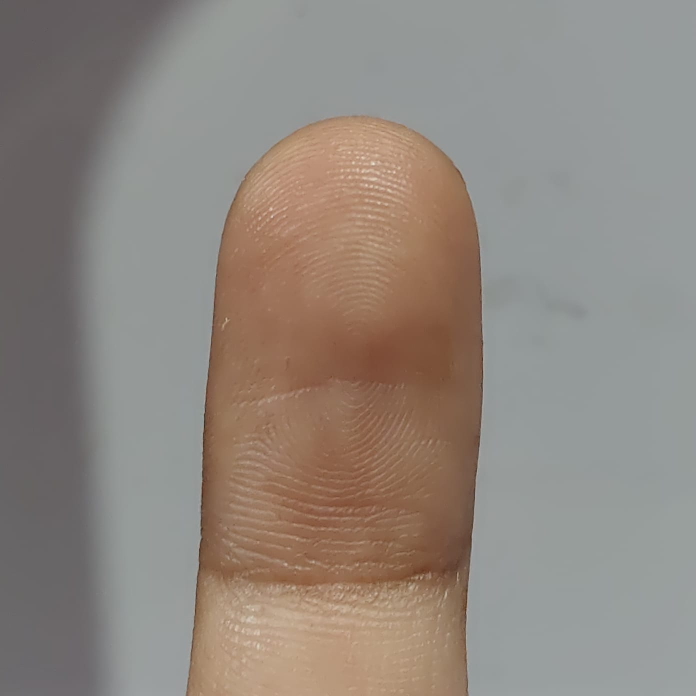
#> input picture test_dataset/good/good_01.jpeg, 1392 x 1392 px (shown at 1/2 size)
$ python test.py   (older library calls are emulated)
#> lines starting #> are read from the running program, lines starting #| are printed output that depends on the picture; after the words box and inside, x2 and y2 are one past the last pixel; in counts of white or black regions, pixels touching at a corner belong together
### quality_assessment.py
"""
quality_assessment.py

Core image quality assessment module for
Contactless Fingerprint Authentication.

Author: Mohammed Shoaib
"""
import cv2
import numpy as np

# ==========================================================
# Default Threshold Configuration
# ==========================================================

DEFAULT_THRESHOLDS = {

    "blur": 5.0,

    "brightness_min": 50,

    "brightness_max": 210,

    "glare": 0.05,

    "roi": 0.15,

    "ridge": 15.0

}


def load_image(image_path: str):
    """
    Loads an image from disk.

    Args:
        image_path (str): Path to image.

    Returns:
        numpy.ndarray
    """
#> called with image_path = 'test_dataset/good/good_01.jpeg'

    image = cv2.imread(image_path)
#> image is the input picture: shape (1392, 1392, 3); mean B, G, R 126.9, 134.6, 143.8

    if image is None:
        raise ValueError(f"Could not read image: {image_path}")

    return image


def check_blur(image: np.ndarray, threshold: float = 10.0) -> dict:
    """
    Detects whether an image is blurry using the
    Variance of Laplacian method.

    Parameters
    ----------
    image : numpy.ndarray
        Input BGR image.

    threshold : float
        Blur threshold.

    Returns
    -------
    dict
        Dictionary containing blur score and status.
    """

    # Convert image to grayscale
    gray = cv2.cvtColor(image, cv2.COLOR_BGR2GRAY)

    # Compute Laplacian
    laplacian = cv2.Laplacian(gray, cv2.CV_64F)

    # Variance of Laplacian
    blur_score = laplacian.var()

    return {
    "blur_score": round(float(blur_score), 2),
    "is_blurry": bool(blur_score < threshold)
}

def check_brightness(
    image: np.ndarray,
    min_threshold: float = 50,
    max_threshold: float = 210
) -> dict:
    """
    Measure image brightness using mean grayscale intensity.

    Parameters
    ----------
    image : numpy.ndarray
        Input BGR image.

    min_threshold : float
        Minimum acceptable brightness.

    max_threshold : float
        Maximum acceptable brightness.

    Returns
    -------
    dict
    """

    # Convert image to grayscale
    gray = cv2.cvtColor(image, cv2.COLOR_BGR2GRAY)

    # Compute average brightness
    brightness = float(np.mean(gray))

    return {

        "brightness": round(brightness, 2),

        "too_dark": bool(brightness < min_threshold),

        "too_bright": bool(brightness > max_threshold)

    }


def check_glare(
    image: np.ndarray,
    max_glare_ratio: float = 0.05
) -> dict:
    """
    Detect glare using overexposed pixel ratio.

    Parameters
    ----------
    image : numpy.ndarray
        Input BGR image.

    max_glare_ratio : float
        Maximum acceptable glare ratio.

    Returns
    -------
    dict
    """

    # Convert image to grayscale
    gray = cv2.cvtColor(image, cv2.COLOR_BGR2GRAY)

    # Count pixels brighter than 240
    glare_pixels = np.sum(gray > 240)

    # Total pixels
    total_pixels = gray.size

    # Compute glare ratio
    glare_ratio = glare_pixels / total_pixels

    return {

        "glare_ratio": round(float(glare_ratio), 4),

        "has_glare": bool(glare_ratio > max_glare_ratio)

    }

def check_roi_completeness(
    image: np.ndarray,
    min_roi_ratio: float = 0.15
) -> dict:

    gray = cv2.cvtColor(image, cv2.COLOR_BGR2GRAY)

    blur = cv2.GaussianBlur(gray, (5,5), 0)

    _, thresh = cv2.threshold(
        blur,
        0,
        255,
        cv2.THRESH_BINARY + cv2.THRESH_OTSU
    )

    kernel = np.ones((5,5), np.uint8)

    clean = cv2.morphologyEx(
        thresh,
        cv2.MORPH_OPEN,
        kernel
    )

    contours, _ = cv2.findContours(
        clean,
        cv2.RETR_EXTERNAL,
        cv2.CHAIN_APPROX_SIMPLE
    )

    if len(contours) == 0:

        return {

            "roi_ratio":0.0,

            "roi_complete":False

        }

    largest = max(contours, key=cv2.contourArea)

    area = cv2.contourArea(largest)

    total = image.shape[0] * image.shape[1]

    roi_ratio = area / total

    return {

        "roi_ratio": round(float(roi_ratio),4),

        "roi_complete": bool(roi_ratio >= min_roi_ratio)

    }


def check_ridge_clarity(
    image: np.ndarray,
    threshold: float = 15.0
) -> dict:
    """
    Estimate ridge clarity using a Gabor filter.

    Parameters
    ----------
    image : numpy.ndarray
        Input BGR image.

    threshold : float
        Minimum acceptable ridge score.

    Returns
    -------
    dict
    """

    # Convert to grayscale
    gray = cv2.cvtColor(image, cv2.COLOR_BGR2GRAY)

    # Create Gabor kernel
    kernel = cv2.getGaborKernel(
        (21, 21),      # kernel size
        5.0,           # sigma
        np.pi / 4,     # theta
        10.0,          # lambda
        0.5,           # gamma
        0              # psi
    )

    # Apply filter
    filtered = cv2.filter2D(
        gray,
        cv2.CV_64F,
        kernel
    )

    # Response variance
    ridge_score = np.var(filtered) / 100.0

    return {

        "ridge_score": round(float(ridge_score), 2),

        "ridges_clear": bool(ridge_score >= threshold)

    }

def normalize_scores(
    blur,
    brightness,
    glare,
    roi,
    ridge
):

    n_blur = min(1.0, blur["blur_score"] / 50.0)

    n_brightness = max(
        0.0,
        1.0 - abs(brightness["brightness"] - 128.0) / 128.0
    )

    n_glare = max(
        0.0,
        1.0 - glare["glare_ratio"] / 0.05
    )

    n_roi = min(
        1.0,
        roi["roi_ratio"] / 0.35
    )

    n_ridge = min(
        1.0,
        ridge["ridge_score"] / 100.0
    )

    return {

        "blur": n_blur,

        "brightness": n_brightness,

        "glare": n_glare,

        "roi": n_roi,

        "ridge": n_ridge

    }

def calculate_composite_score(scores):

    composite = (

        0.25 * scores["blur"] +

        0.15 * scores["brightness"] +

        0.15 * scores["glare"] +

        0.20 * scores["roi"] +

        0.25 * scores["ridge"]

    )

    return round(composite * 100,1)

def quality_gate(image_or_path):

    # Accept either image path or numpy array
    if isinstance(image_or_path, str):
        image = load_image(image_or_path)
    else:
        image = image_or_path

    # Validate image
    if image is None:
        raise ValueError("Invalid image supplied.")

    blur = check_blur(
        image,
        DEFAULT_THRESHOLDS["blur"]
    )
#> in check_blur, `gray = cv2.cvtColor(image, cv2.COLOR_BGR2GRAY)`:
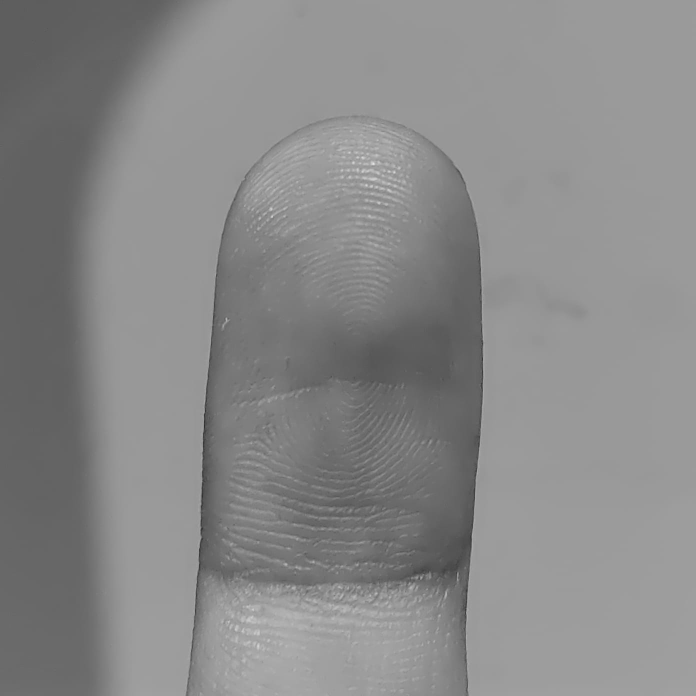
#> gray: shape (1392, 1392) (shown at 1/2 size); min 40, max 232, mean 136.5
#> in check_blur, `laplacian = cv2.Laplacian(gray, cv2.CV_64F)`:
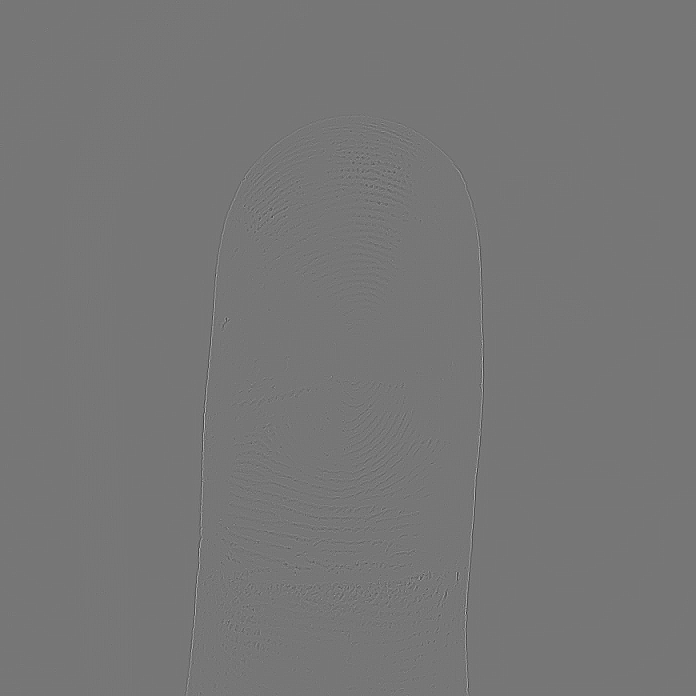
#> laplacian: shape (1392, 1392) float64 (shown at 1/2 size); min -88, max 101, mean 0; drawn with min black and max white
#> in check_blur, `blur_score = laplacian.var()`: blur_score = 9
#> blur = {'blur_score': 9, 'is_blurry': False}

    brightness = check_brightness(
        image,
        DEFAULT_THRESHOLDS["brightness_min"],
        DEFAULT_THRESHOLDS["brightness_max"]
    )
#> in check_brightness, `brightness = float(np.mean(gray))`: brightness = 136.5
#> brightness = {'brightness': 136.5, 'too_dark': False, 'too_bright': False}

    glare = check_glare(
        image,
        DEFAULT_THRESHOLDS["glare"]
    )
#> in check_glare, `glare_pixels = np.sum(gray > 240)`: glare_pixels = 0
#> glare = {'glare_ratio': 0, 'has_glare': False}

    roi = check_roi_completeness(
        image,
        DEFAULT_THRESHOLDS["roi"]
    )
#> in check_roi_completeness, `_, thresh = cv2.threshold( blur, 0, 255, cv2.THRESH_BINARY + cv2.THRES..`:
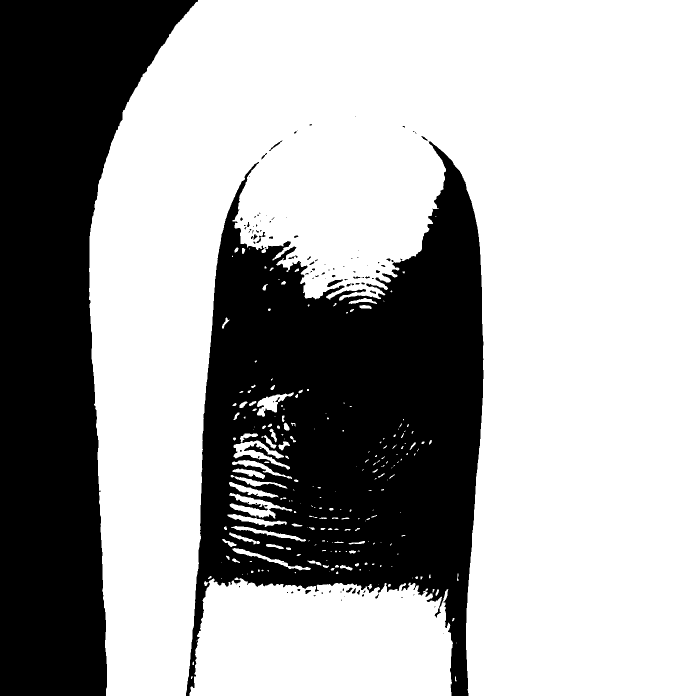
#> thresh: shape (1392, 1392) (shown at 1/2 size); 65.8% white; 106 black regions (74 under 20 px), largest, box (x1, y1, x2, y2) and area: (372, 283, 967, 1392) 359387, (0, 0, 396, 1392) 301858, (654, 559, 686, 574) 204
#> in check_roi_completeness, `clean = cv2.morphologyEx( thresh, cv2.MORPH_OPEN, kernel )`:
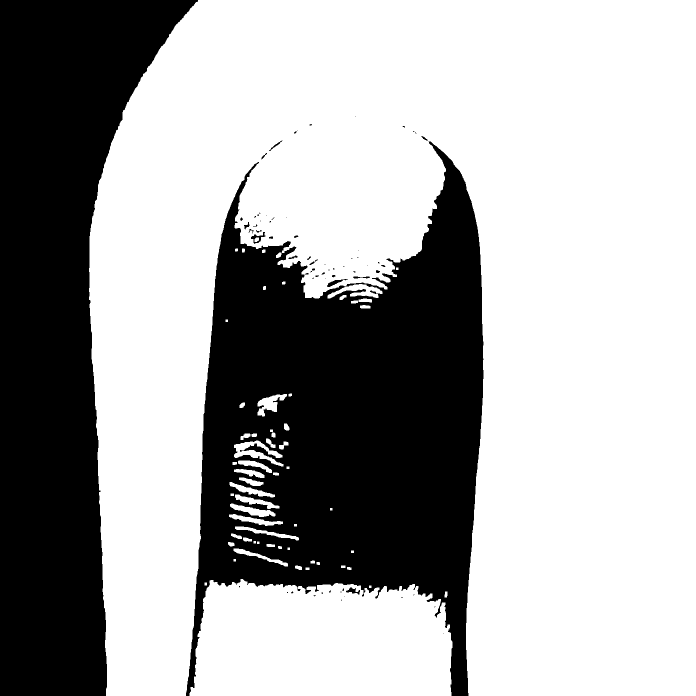
#> clean: shape (1392, 1392) (shown at 1/2 size); 65.4% white; 69 black regions (47 under 20 px)
#> in check_roi_completeness, `contours, _ = cv2.findContours( clean, cv2.RETR_EXTERNAL, cv2.CHAIN_AP..`: contours = 60 contours, 8 with area under 20; largest, box (x1, y1, x2, y2) and area: (178, 0, 1392, 1392) 1142310, (379, 1158, 905, 1392) 107900, (468, 881, 567, 933) 1688, (655, 568, 765, 597) 1282, (515, 788, 574, 833) 1120
#> in check_roi_completeness, `largest = max(contours, key=cv2.contourArea)`: largest = contour of 1471 points, box (x1, y1, x2, y2) (178, 0, 1392, 1392), area 1142310
#> in check_roi_completeness, `area = cv2.contourArea(largest)`: area = 1142310
#> in check_roi_completeness, `roi_ratio = area / total`: roi_ratio = 0.59
#> roi = {'roi_ratio': 0.59, 'roi_complete': True}

    ridge = check_ridge_clarity(
        image,
        DEFAULT_THRESHOLDS["ridge"]
    )
#> in check_ridge_clarity, `filtered = cv2.filter2D( gray, cv2.CV_64F, kernel )`:
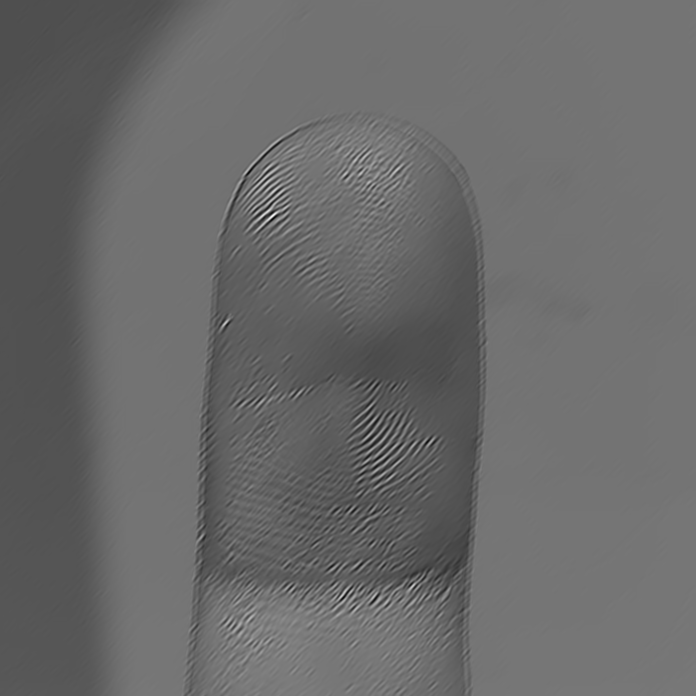
#> filtered: shape (1392, 1392) float64 (shown at 1/2 size); min -290.1, max 3129.5, mean 1128.2; drawn with min black and max white
#> in check_ridge_clarity, `ridge_score = np.var(filtered) / 100.0`: ridge_score = 444.9
#> ridge = {'ridge_score': 444.9, 'ridges_clear': True}

    normalized = normalize_scores(
        blur,
        brightness,
        glare,
        roi,
        ridge
    )
#> in normalize_scores, `n_blur = min(1.0, blur["blur_score"] / 50.0)`: n_blur = 0.18
#> in normalize_scores, `n_brightness = max( 0.0, 1.0 - abs(brightness["brightness"] - 128.0) /..`: n_brightness = 0.933
#> in normalize_scores, `n_glare = max( 0.0, 1.0 - glare["glare_ratio"] / 0.05 )`: n_glare = 1
#> normalized = {'blur': 0.18, 'brightness': 0.933, 'glare': 1, 'roi': 1, 'ridge': 1}

    composite = calculate_composite_score(normalized)
#> in calculate_composite_score, `composite = (  0.25 * scores["blur"] +  0.15 * scores["brightness"] + ..`: composite = 0.785
#> composite = 78.5

    hard_failure = (
        blur["is_blurry"]
        or brightness["too_dark"]
        or brightness["too_bright"]
        or glare["has_glare"]
        or not roi["roi_complete"]
        or not ridge["ridges_clear"]
    )
#> hard_failure = False

    passed = composite >= 60 and not hard_failure
#> passed = True

    if brightness["too_dark"]:
        guidance = "Image is too dark. Increase lighting."

    elif brightness["too_bright"]:
        guidance = "Image is too bright. Reduce lighting."

    elif glare["has_glare"]:
        guidance = "Glare detected. Tilt your finger."

    elif blur["is_blurry"]:
        guidance = "Image is blurry. Hold the phone steady."

    elif not roi["roi_complete"]:
        guidance = "Move your finger closer."

    elif not ridge["ridges_clear"]:
        guidance = "Fingerprint ridges are unclear."

    else:
        guidance = "Good capture - ready for processing."

    return {
        "passed": passed,
        "composite_score": composite,
        "normalized_scores": normalized,
        "blur": blur,
        "brightness": brightness,
        "glare": glare,
        "roi": roi,
        "ridge": ridge,
        "guidance": guidance
    }

### test.py
from quality_assessment import load_image, quality_gate

image = load_image("test_dataset/good/good_01.jpeg")

result = quality_gate(image)
#> result = 9 items

print(result)
#> (printed output is left out)

$ run again, with test_dataset/good/good_02.jpeg copied over test_dataset/good/good_01.jpeg
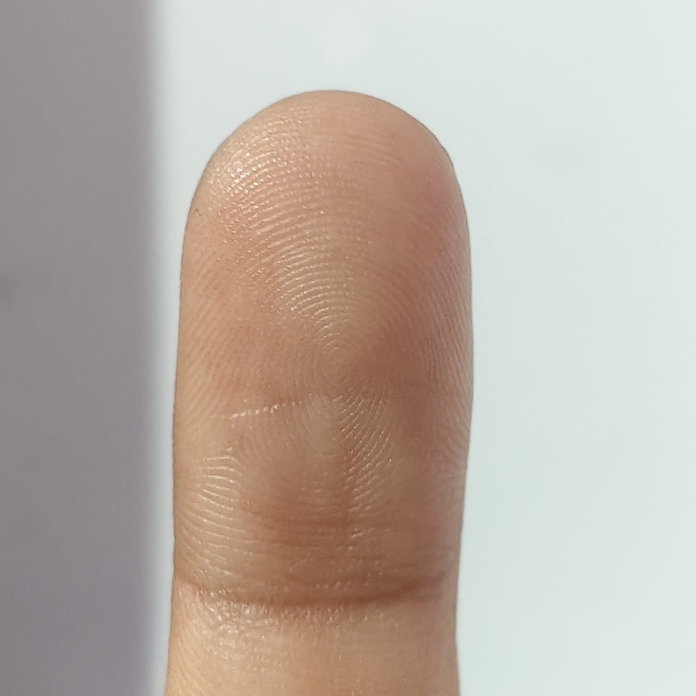
#> input picture test_dataset/good/good_02.jpeg, 1392 x 1392 px (shown at 1/2 size)
#> in load_image, image is the input picture: shape (1392, 1392, 3); mean B, G, R 166.6, 175.9, 186.2
#> blur_score = 9.58
#> in quality_gate, `blur = check_blur( image, DEFAULT_THRESHOLDS["blur"] )`: blur = {'blur_score': 9.58, 'is_blurry': False}
#> in check_brightness, `brightness = float(np.mean(gray))`: brightness = 177.9
#> in quality_gate, `brightness = check_brightness( image, DEFAULT_THRESHOLDS["brightness_m..`: brightness = {'brightness': 177.9, 'too_dark': False, 'too_bright': False}
#> glare_pixels = 132
#> glare_ratio = 6.81e-05
#> glare = {'glare_ratio': 0.0001, 'has_glare': False}
#> in check_roi_completeness, `_, thresh = cv2.threshold( blur, 0, 255, cv2.THRESH_BINARY + cv2.THRES..`:
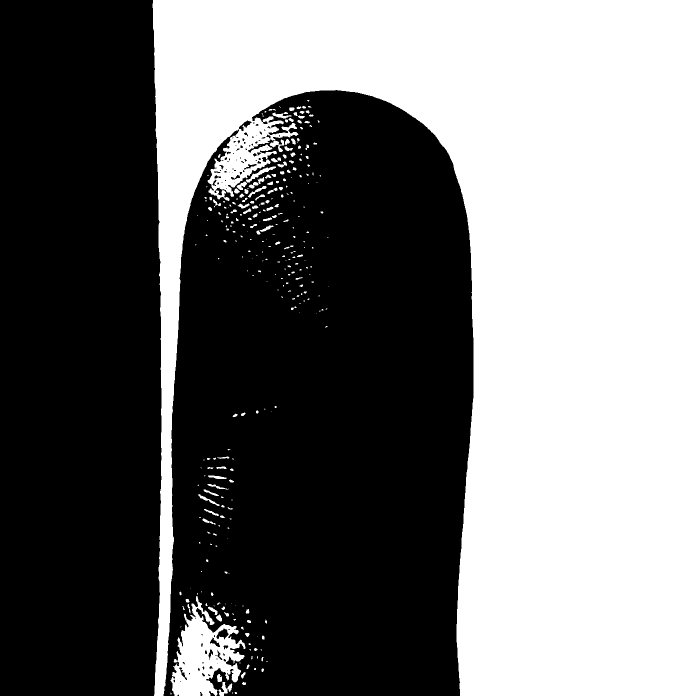
#> thresh: shape (1392, 1392) (shown at 1/2 size); 44.6% white; 305 white regions (175 under 20 px), largest, box (x1, y1, x2, y2) and area: (305, 0, 1392, 1392) 839986, (341, 1192, 491, 1392) 14824, (492, 333, 552, 365) 421
#> clean: shape (1392, 1392); 44.2% white; 77 white regions
#> contours = 77 contours, 17 with area under 20; largest, box (x1, y1, x2, y2) and area: (305, 0, 1392, 1392) 834722, (345, 1210, 489, 1392) 13700, (502, 336, 538, 358) 231, (408, 1223, 428, 1250) 210, (439, 1364, 455, 1392) 186
#> largest = contour of 1302 points, box (x1, y1, x2, y2) (305, 0, 1392, 1392), area 834722
#> area = 834722.5
#> roi_ratio = 0.431
#> roi = {'roi_ratio': 0.431, 'roi_complete': True}
#> in check_ridge_clarity, `filtered = cv2.filter2D( gray, cv2.CV_64F, kernel )`:
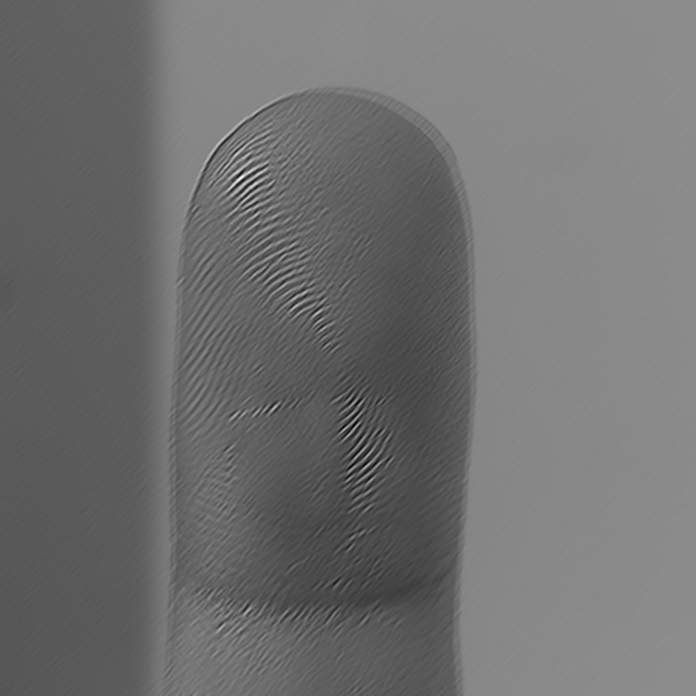
#> filtered: shape (1392, 1392) float64 (shown at 1/2 size); min -286.4, max 3705.1, mean 1469.6; drawn with min black and max white
#> ridge_score = 1368.1
#> ridge = {'ridge_score': 1368.1, 'ridges_clear': True}
#> n_blur = 0.192
#> n_brightness = 0.61
#> n_glare = 0.998
#> n_roi = 1
#> normalized = {'blur': 0.192, 'brightness': 0.61, 'glare': 0.998, 'roi': 1, 'ridge': 1}
#> in calculate_composite_score, `composite = (  0.25 * scores["blur"] +  0.15 * scores["brightness"] + ..`: composite = 0.739
#> in quality_gate, `composite = calculate_composite_score(normalized)`: composite = 73.9
#> hard_failure = False
#> passed = True
#> result = 9 items
#> (printed output is left out)
